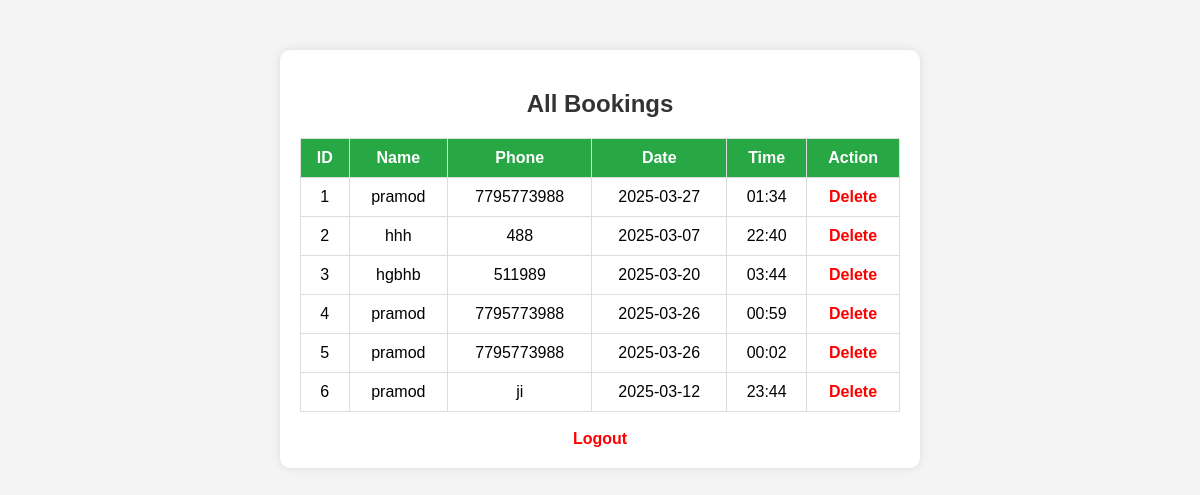
/bookings (signed in), run on the app's committed database.
### tables this page shows
CREATE TABLE bookings (
                id INTEGER PRIMARY KEY AUTOINCREMENT, 
                name TEXT, 
                phone TEXT, 
                date TEXT, 
                time TEXT
            );

### app.py (the view, shortened to what this page needs)
@app.route('/bookings', methods=['GET', 'POST'])
def bookings():
    if 'admin' not in session:
        return render_template('bookings.html', error=None, bookings=[])
    db = get_db()
    cursor = db.execute("SELECT id, name, phone, date, time FROM bookings")
    bookings = cursor.fetchall()
    return render_template('bookings.html', error=None, bookings=bookings)

### app.py (called while the page is built)
def get_db():
    db = getattr(g, '_database', None)
    if db is None:
        db = g._database = sqlite3.connect(DATABASE)
        db.execute("""
            CREATE TABLE IF NOT EXISTS bookings (
                id INTEGER PRIMARY KEY AUTOINCREMENT,
                name TEXT,
                phone TEXT,
                date TEXT,
                time TEXT
            )
        """)
        db.commit()
    return db

@app.teardown_appcontext
def close_connection(exception):
    db = getattr(g, '_database', None)
    if db is not None:
        db.close()

### templates/bookings.html (shortened to what this page needs)
<!DOCTYPE html>
<html lang="en">
<head>
    <link rel="stylesheet" href="static/style.css">
</head>
<body>
    {% if session['admin'] %}
    <div class="container">
        <h2>All Bookings</h2>
        <table>
            <tr>
                <th>ID</th>
                <th>Name</th>
                <th>Phone</th>
                <th>Date</th>
                <th>Time</th>
                <th>Action</th>
            </tr>
            {% for booking in bookings %}
            <tr>
                <td>{{ booking[0] }}</td>
                <td>{{ booking[1] }}</td>
                <td>{{ booking[2] }}</td>
                <td>{{ booking[3] }}</td>
                <td>{{ booking[4] }}</td>
                <td><a href="{{ url_for('delete_booking', id=booking[0]) }}">Delete</a></td>
            </tr>
            {% endfor %}
        </table>
        <br>
        <a href="/logout">Logout</a>
    </div>
    {% endif %}
</body>
</html>

### static/style.css (style rules this page uses)
body { font-family: Arial, sans-serif; background-color: #f4f4f4; text-align: center; margin: 0; padding: 0; }
.container { background: white; padding: 20px; border-radius: 10px; box-shadow: 0 0 10px rgba(0, 0, 0, 0.1); width: 600px; margin: 50px auto; }
h2 { color: #333; }
table { width: 100%; border-collapse: collapse; margin-top: 20px; }
th, td { border: 1px solid #ddd; padding: 10px; text-align: center; }
th { background-color: #28a745; color: white; }
a { text-decoration: none; color: red; font-weight: bold; }

### data on the page
bookings: id "1", name "pramod", phone "7795773988", date "2025-03-27", time "01:34"
bookings: id "2", name "hhh", phone "488", date "2025-03-07", time "22:40"
bookings: id "3", name "hgbhb", phone "511989", date "2025-03-20", time "03:44"
bookings: id "4", name "pramod", phone "7795773988", date "2025-03-26", time "00:59"
bookings: id "5", name "pramod", phone "7795773988", date "2025-03-26", time "00:02"
bookings: id "6", name "pramod", phone "ji", date "2025-03-12", time "23:44"
